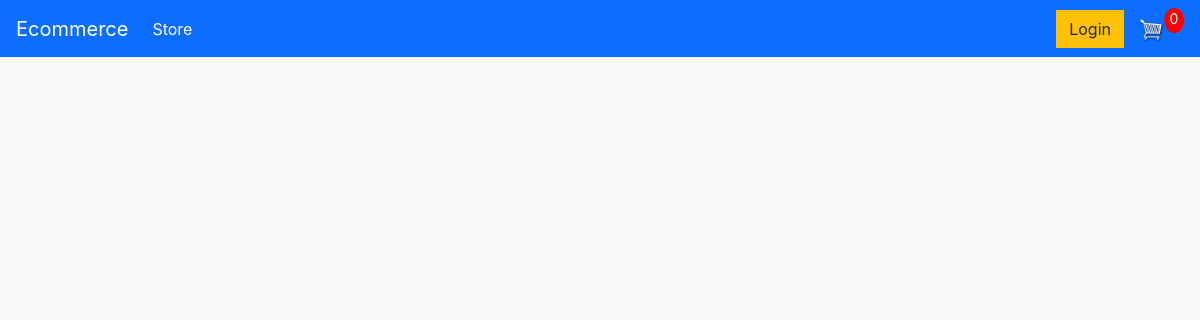
/, run on an earlier commit of the app's database.
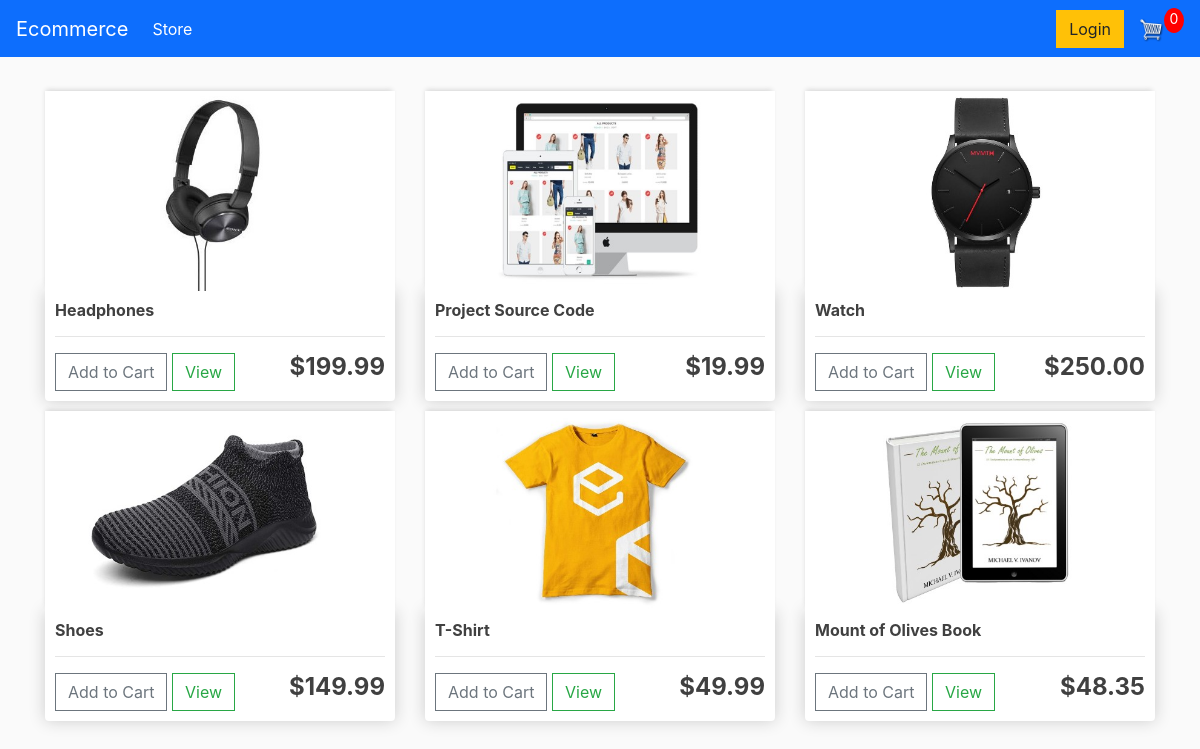
And on a later commit of the database.
### store/models.py (models this page shows, shortened)
class Product(models.Model):
	name = models.CharField(max_length=200, null=True)
	price = models.DecimalField(max_digits=7, decimal_places=2)
	digital = models.BooleanField(default=False, null=True, blank=False)
	image = models.ImageField(null=True, blank=True)
	@property
	def imageURL(self):
		try:
			url = self.image.url
		except:
			url = ''
		return url

### store/views.py (the view)
# urls.py: path('', include('store.urls')),
def store(request):
    data = cartData(request)
    cartItems = data['cartItems']
    products = Product.objects.all()
    context = {'products': products, 'cartItems':cartItems}
    return render(request, 'store/store.html', context)

### store/utils.py (called while the page is built, shortened)
def cookieCart(request):
    try:
        cart = json.loads(request.COOKIES['cart'])
    except:
        cart = {}
    print('Cart:', cart)
    items = []
    order = {'get_cart_total': 0, 'get_cart_items': 0, 'shipping': False}
    cartItems = order['get_cart_items']
    return {'cartItems':cartItems, 'order':order, 'items': items}

def cartData(request):
    if request.user.is_authenticated:
        customer = request.user.customer
        order, created = Order.objects.get_or_create(customer=customer, complete=False)
        items = order.orderitem_set.all()
        cartItems = order.get_cart_items
    else:
        cookieData = cookieCart(request)
        cartItems = cookieData['cartItems']
        order = cookieData['order']
        items = cookieData['items']
    return {'cartItems':cartItems, 'order':order, 'items': items}

### store/templates/store/store.html
{% extends 'store/main.html' %}
{% load static %}
{% block content %}
    <div class="row">
        {% for product in products %}
        <div class="col-lg-4">
            <img class="thumbnail" src="{{product.imageURL}}">
            <div class="box-element product">
                <h6><strong>{{product.name}}</strong></h6>
                <hr>
                <button data-product={{product.id}} data-action="add" class="btn btn-outline-secondary add-btn update-cart">Add to Cart</button>
                <a class="btn btn-outline-success" href="#">View</a>
                <h4 style="display: inline-block; float: right"><strong>${{product.price|floatformat:2}}</strong></h4>
            </div>
        </div>
        {% endfor %}
    </div>
{% endblock content %}

### store/templates/store/main.html (shortened to what this page needs)
<!DOCTYPE html>
{% load static %}
<html lang="en">
<head>
    <link rel="stylesheet" href="https://stackpath.bootstrapcdn.com/bootstrap/4.4.1/css/bootstrap.min.css">
    <link rel="stylesheet" type="text/css" href="{% static 'css/main.css' %}">
</head>
<body>
  <nav class="navbar navbar-expand-lg navbar-dark bg-dark">
    <a class="navbar-brand" href="{% url 'store' %}">Ecommerce</a>
    <div class="collapse navbar-collapse" id="navbarSupportedContent">
      <ul class="navbar-nav mr-auto">
        <li class="nav-item active">
          <a class="nav-link" href="{% url 'store' %}">Store <span class="sr-only">(current)</span></a>
        </li>
      </ul>
      <div class="form-inline my-2 my-lg-0">
        <a href="#" class="btn btn-warning">Login</a>
        <a href="{% url 'cart' %}">
          <img id="cart-icon" src="{% static 'images/cart.png' %}">
        </a>
        <p id="cart-total">{{cartItems}}</p>
      </div>
    </div>
  </nav>
  <div class="container">
    <br>
      {% block content %}
      {% endblock content %}
  </div>
</body>
</html>

### static/css/main.css (style rules this page uses)
body { background-color: hsl(0, 0%, 98%); }
h1,h2,h3,h4,h5,h6 { color:hsl(0, 0%, 25%); }
.box-element { box-shadow:hsl(0, 0%, 80%) 0 0 16px; background-color: #fff; border-radius: 4px; padding: 10px; }
.thumbnail { width: 100%; height: 200px; -webkit-box-shadow: -1px -3px 5px -2px rgba(210,210,210,1); -moz-box-shadow: -1px -3px 5px -2px rgba(210,210,210,1); box-shadow: -1px -3px 5px -2px rgba(210,210,210,1); }
.product { border-radius: 0 0 4px 4px; }
.bg-dark { background-color: #0d6efd!important; }
#cart-icon { width:25px; display: inline-block; margin-left: 15px; }
#cart-total { display: block; text-align: center; color:#fff; background-color: red; width: 20px; height: 25px; border-radius: 50%; font-size: 14px; }
.col-lg-4, .col-lg-6, .col-lg-8, .col-lg-12 { margin-top: 10px; }
.btn { border-radius: 0; }

What changed in the data, as far as the page shows it:
added Product: imageURL (picture), name "Headphones", price "199.99"
added Product: imageURL (picture), name "Project Source Code", price "19.99"
added Product: imageURL (picture), name "Watch", price "250.00"
added Product: imageURL (picture), name "Shoes", price "149.99"
added Product: imageURL (picture), name "T-Shirt", price "49.99"
added Product: imageURL (picture), name "Mount of Olives Book", price "48.35"
